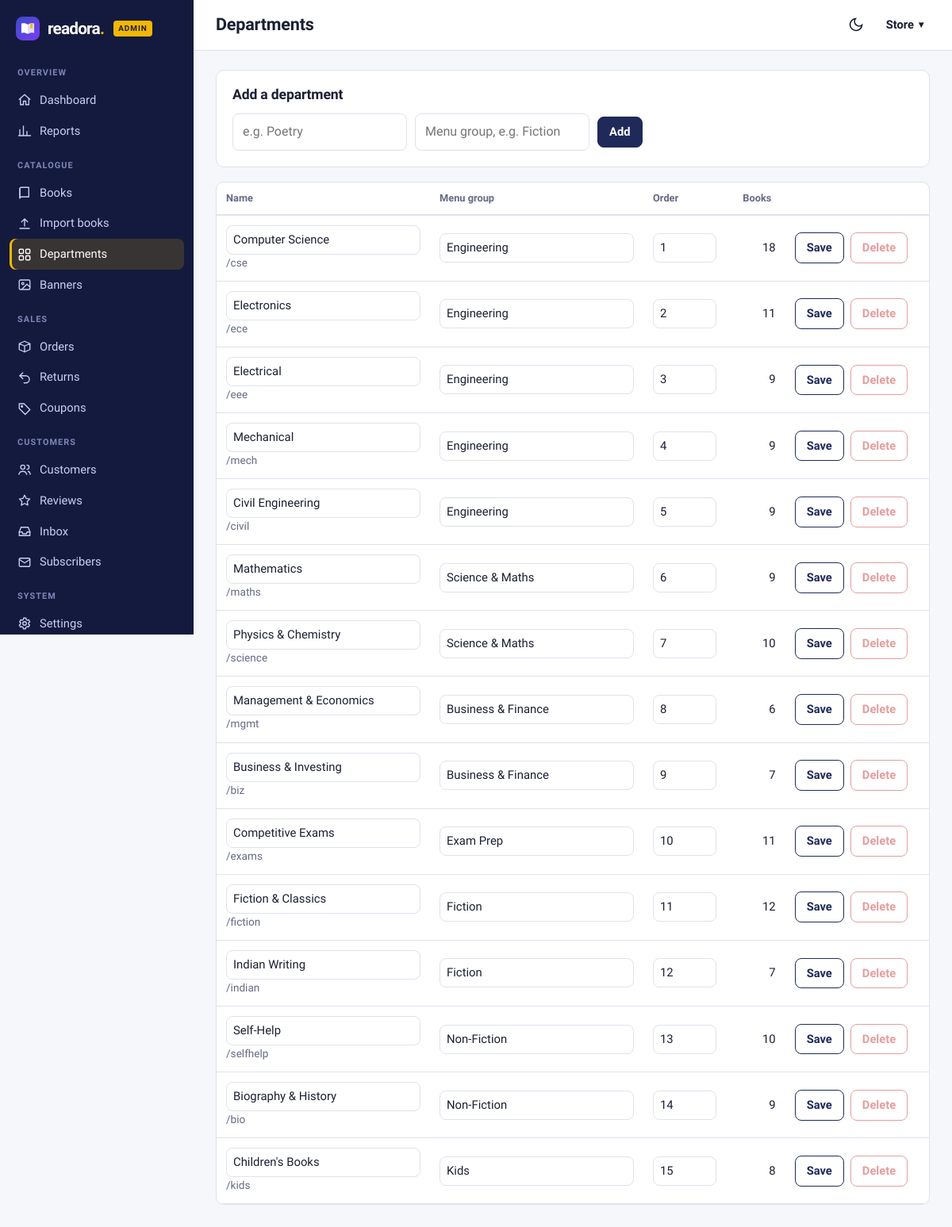
The app's page /admin/categories (signed in) with its own data.
### tables this page shows
CREATE TABLE users (
    id            INTEGER PRIMARY KEY AUTOINCREMENT,
    fullname      TEXT NOT NULL,
    username      TEXT NOT NULL UNIQUE COLLATE NOCASE,
    email         TEXT NOT NULL UNIQUE COLLATE NOCASE,
    password      TEXT NOT NULL,
    phone         TEXT,
    is_admin      INTEGER NOT NULL DEFAULT 0,
    created_at    TEXT NOT NULL DEFAULT CURRENT_TIMESTAMP
);

CREATE TABLE categories (
    id          INTEGER PRIMARY KEY AUTOINCREMENT,
    slug        TEXT NOT NULL UNIQUE,
    name        TEXT NOT NULL,
    group_name  TEXT NOT NULL DEFAULT 'More',   -- shown as a column in the departments menu
    sort_order  INTEGER NOT NULL DEFAULT 0
);

### bookstore/routes/admin.py (the view, shortened to what this page needs)
@bp.route("/categories", methods=["GET", "POST"])
@admin_required
def categories():
    return render_template("admin/categories.html", cats=query(
        """SELECT c.*, COUNT(b.id) n FROM categories c LEFT JOIN books b ON b.category_id=c.id
           GROUP BY c.id ORDER BY c.sort_order, c.name"""),
        groups=[r["group_name"] for r in query("SELECT DISTINCT group_name FROM categories ORDER BY group_name")])

### bookstore/db.py (called while the page is built)
def get_db():
    if "db" not in g:
        g.db = sqlite3.connect(current_app.config["DATABASE"])
        g.db.row_factory = sqlite3.Row
        g.db.execute("PRAGMA foreign_keys = ON")
    return g.db

def query(sql, args=(), one=False):
    cur = get_db().execute(sql, args)
    rows = cur.fetchall()
    cur.close()
    return (rows[0] if rows else None) if one else rows

### bookstore/utils.py (called while the page is built)
def csrf_token():
    if "_csrf" not in session:
        session["_csrf"] = secrets.token_urlsafe(32)
    return session["_csrf"]

def check_csrf():
    if request.method in ("POST", "PUT", "PATCH", "DELETE"):
        sent = request.form.get("_csrf") or request.headers.get("X-CSRF-Token")
        if not sent or not secrets.compare_digest(sent, session.get("_csrf", "")):
            abort(400, "Invalid or missing CSRF token. Please reload the page and try again.")

def load_user():
    uid = session.get("user_id")
    g.user = query("SELECT * FROM users WHERE id = ?", (uid,), one=True) if uid else None
    if uid and g.user is None:
        session.clear()

def login_required(view):
    @wraps(view)
    def wrapped(*a, **kw):
        if g.user is None:
            if wants_json():
                return jsonify(ok=False, message="Please log in first.", login=True), 401
            flash("Please log in to continue.", "info")
            return redirect(url_for("auth.login", next=request.full_path.rstrip("?")))
        return view(*a, **kw)
    return wrapped

def admin_required(view):
    @wraps(view)
    @login_required
    def wrapped(*a, **kw):
        if not g.user["is_admin"]:
            abort(403)
        return view(*a, **kw)
    return wrapped

def cart_count():
    if g.user:
        row = query("SELECT COALESCE(SUM(qty),0) n FROM cart_items WHERE user_id=?", (g.user["id"],), one=True)
        return row["n"]
    return sum(session.get("cart", {}).values())

def all_settings():
    if "_settings" not in g:
        saved = {r["key"]: r["value"] for r in query("SELECT key, value FROM settings")}
        g._settings = {**SETTING_DEFAULTS, **saved}
    return g._settings

### bookstore/templates/admin/categories.html (shortened to what this page needs)
{% extends 'admin/layout.html' %}
{% from 'partials/macros.html' import csrf %}
{% block title %}Departments{% endblock %}
{% block content %}
<form method="post" class="panel" style="margin-bottom:18px">{{ csrf() }}
  <h3>Add a department</h3>
  <div class="filterbar" style="margin:0"><input name="name" placeholder="e.g. Poetry" required aria-label="Department name">
    <input name="group_name" list="groups" placeholder="Menu group, e.g. Fiction" aria-label="Menu group"><datalist id="groups">{% for g in groups %}<option value="{{ g }}">{% endfor %}</datalist>
    <button class="btn btn-sm">Add</button></div>
</form>
<div class="table-wrap"><table class="data"><thead><tr><th>Name</th><th>Menu group</th><th>Order</th><th class="num">Books</th><th></th></tr></thead>
  <tbody>{% for c in cats %}<tr>
    <td><input form="cf{{ c.id }}" name="name" value="{{ c.name }}" aria-label="Name"><div class="small muted">/{{ c.slug }}</div></td>
    <td><input form="cf{{ c.id }}" name="group_name" value="{{ c.group_name }}" list="groups" aria-label="Group"></td>
    <td><input form="cf{{ c.id }}" name="sort_order" type="number" value="{{ c.sort_order }}" style="width:80px" aria-label="Order"></td>
    <td class="num">{{ c.n }}</td>
    <td><div class="row-actions"><button form="cf{{ c.id }}" class="btn btn-ghost btn-sm">Save</button>
      <form method="post" action="{{ url_for('admin.category_delete', cid=c.id) }}" data-confirm="Delete {{ c.name }}?">{{ csrf() }}<button class="btn btn-danger btn-sm" {{ 'disabled' if c.n }} title="{{ 'Move its books first' if c.n }}">Delete</button></form></div></td></tr>{% endfor %}</tbody></table></div>
{% endblock %}

### bookstore/templates/admin/layout.html (shortened to what this page needs)
{% from 'partials/macros.html' import icon %}
{% set ac = admin_counts() %}
{% set ep = current_endpoint or '' %}
{% macro nav(endpoint, label, ico, count=0, match=[]) %}<a href="{{ url_for(endpoint) }}" class="{{ 'on' if ep == endpoint or ep in match }}">{{ icon(ico, 18) }}<span>{{ label }}</span>{% if count %}<em>{{ count }}</em>{% endif %}</a>{% endmacro %}
<!doctype html>
<html lang="en">
<head>
  <link rel="stylesheet" href="{{ url_for('static', filename='css/style.css') }}">
  <link rel="stylesheet" href="{{ url_for('static', filename='css/admin.css') }}">
</head>
<body class="adm">
<div class="adm-shell">
  <aside class="adm-side" id="adm-side" aria-label="Admin navigation">
    <a class="adm-brand" href="{{ url_for('admin.dashboard') }}"><img src="{{ url_for('static', filename='img/mark.svg') }}" width="30" height="30" alt=""><span>{{ brand.name|lower }}<b>.</b></span><small>admin</small></a>
    <nav>
      <h6>Overview</h6>
      {{ nav('admin.dashboard', 'Dashboard', 'home') }}
      {{ nav('admin.reports', 'Reports', 'chart') }}
      <h6>Catalogue</h6>
      {{ nav('admin.books', 'Books', 'book', match=['admin.book_new','admin.book_edit']) }}
      {{ nav('admin.books_import', 'Import books', 'upload') }}
      {{ nav('admin.categories', 'Departments', 'grid') }}
      {{ nav('admin.banners', 'Banners', 'image', match=['admin.banner_form']) }}
      <h6>Sales</h6>
      {{ nav('admin.orders', 'Orders', 'box', ac.orders, match=['admin.order']) }}
      {{ nav('admin.returns', 'Returns', 'return', ac.returns) }}
      {{ nav('admin.coupons', 'Coupons', 'tag') }}
      <h6>Customers</h6>
      {{ nav('admin.users', 'Customers', 'users', match=['admin.user_detail']) }}
      {{ nav('admin.reviews', 'Reviews', 'star') }}
      {{ nav('admin.messages', 'Inbox', 'inbox', ac.messages) }}
      {{ nav('admin.subscribers', 'Subscribers', 'mail') }}
      <h6>System</h6>
      {{ nav('admin.settings', 'Settings', 'gear') }}
    </nav>
  </aside>
  <div class="adm-main">
    <header class="adm-top">
      <div class="adm-title"><h1>{% block page_title %}{{ self.title() }}{% endblock %}</h1></div>
      <button class="icon-btn" id="theme-toggle" type="button" aria-label="Switch light or dark theme"><svg viewBox="0 0 24 24" width="20" height="20" fill="none" stroke="currentColor" stroke-width="2"><path d="M21 12.8A9 9 0 1 1 11.2 3a7 7 0 0 0 9.8 9.8z"/></svg></button>
      <div class="menu"><button class="menu-btn adm-user" type="button" aria-haspopup="true" aria-expanded="false">{{ g.user.fullname.split()[0] }}</button>
          </div>
    </header>
    <main id="main" class="adm-content">{% block content %}{% endblock %}</main>
  </div>
</div>
</body>
</html>

### bookstore/static/css/style.css (style rules this page uses)
:root { --ink: #1f2a5a; --ink-2: #3a4780; --hl: #f2b705; --hl-soft: #fff3c4; --paper: #f6f7fb; --surface: #ffffff; --text: #1b1f33; --muted: #646a85; --line: #dfe2ee; --ok: #17803d; --warn: #b45309; --bad: #c62828; --radius: 10px; --shadow: 0 1px 2px rgba(31, 42, 90, .08), 0 6px 18px rgba(31, 42, 90, .06); --display: "Bricolage Grotesque", "Segoe UI", system-ui, sans-serif; --serif: "Newsreader", Georgia, "Times New Roman", serif; --c0: #3b4cca; --c1: #0f8b8d; --c2: #c47f00; --c3: #4f7a45; --c4: #8a3ffc; --c5: #b3365a; }
* { box-sizing: border-box; }
html { scroll-behavior: smooth; }
body { margin: 0; background: var(--paper); color: var(--text); font: 16px/1.55 var(--display); -webkit-font-smoothing: antialiased; }
img { max-width: 100%; display: block; }
a { color: var(--ink); text-decoration: none; }
h1, h2, h3, h4 { font-family: var(--display); line-height: 1.15; margin: 0 0 .5em; letter-spacing: -.01em; }
h1 { font-size: clamp(1.8rem, 4vw, 2.6rem); font-weight: 800; }
h3 { font-size: 1.1rem; font-weight: 600; }
.muted { color: var(--muted); }
.small { font-size: .85rem; }
.icon-btn, .menu-btn { background: none; border: 0; color: var(--text); cursor: pointer; padding: 8px; border-radius: 8px; font: inherit; font-weight: 600; display: grid; place-items: center; }
.menu { position: relative; }
.menu-btn { display: flex; align-items: center; white-space: nowrap; }
.menu-btn::after { content: "▾"; margin-left: 6px; font-size: .75rem; }
.btn { display: inline-flex; align-items: center; justify-content: center; gap: 8px; padding: 10px 18px; border-radius: 8px; border: 1.5px solid var(--ink); background: var(--ink); color: var(--surface); font: inherit; font-weight: 600; cursor: pointer; transition: transform .08s, background .15s; }
.btn:disabled { opacity: .45; cursor: not-allowed; }
.btn-sm { padding: 7px 14px; font-size: .92rem; }
.btn-ghost { background: transparent; color: var(--ink); }
.btn-danger { background: transparent; border-color: var(--bad); color: var(--bad); }
input[type=text], input[type=email], input[type=password], input[type=number], input[type=tel], input[type=url], input[type=date], input[type=search], select, textarea { width: 100%; padding: 10px 12px; border: 1.5px solid var(--line); border-radius: 8px; background: var(--surface); color: var(--text); font: inherit; }
.panel { background: var(--surface); border: 1px solid var(--line); border-radius: var(--radius); padding: 20px; }
.panel h2, .panel h3 { margin-bottom: 14px; }
table.data { width: 100%; border-collapse: collapse; font-size: .93rem; }
table.data th { text-align: left; font-weight: 700; color: var(--muted); font-size: .8rem; padding: 10px 12px; border-bottom: 2px solid var(--line); white-space: nowrap; }
table.data td { padding: 12px; border-bottom: 1px solid var(--line); vertical-align: middle; }
.table-wrap { overflow-x: auto; background: var(--surface); border: 1px solid var(--line); border-radius: var(--radius); }
.num { text-align: right; font-variant-numeric: tabular-nums; }
.row-actions { display: flex; gap: 8px; align-items: center; }
.row-actions form { display: inline; }

### records on screen
users: user.fullname "Store"
categories: name "Computer Science", slug "cse", group_name "Engineering", sort_order "1", n "18"
categories: name "Electronics", slug "ece", group_name "Engineering", sort_order "2", n "11"
categories: name "Electrical", slug "eee", group_name "Engineering", sort_order "3", n "9"
categories: name "Mechanical", slug "mech", group_name "Engineering", sort_order "4", n "9"
categories: name "Civil Engineering", slug "civil", group_name "Engineering", sort_order "5", n "9"
categories: name "Mathematics", slug "maths", group_name "Science & Maths", sort_order "6", n "9"
categories: name "Physics & Chemistry", slug "science", group_name "Science & Maths", sort_order "7", n "10"
categories: name "Management & Economics", slug "mgmt", group_name "Business & Finance", sort_order "8", n "6"
categories: name "Business & Investing", slug "biz", group_name "Business & Finance", sort_order "9", n "7"
categories: name "Competitive Exams", slug "exams", group_name "Exam Prep", sort_order "10", n "11"
categories: name "Fiction & Classics", slug "fiction", group_name "Fiction", sort_order "11", n "12"
categories: name "Indian Writing", slug "indian", group_name "Fiction", sort_order "12", n "7"
categories: name "Self-Help", slug "selfhelp", group_name "Non-Fiction", sort_order "13", n "10"
categories: name "Biography & History", slug "bio", group_name "Non-Fiction", sort_order "14", n "9"
categories: name "Children's Books", slug "kids", group_name "Kids", sort_order "15", n "8"

### other values on screen
{{ brand.name|lower }} "readora"
{{ label }} "Dashboard Reports Books Import books Departments Banners Orders Returns Coupons Customers Reviews Inbox Subscribers Settings"
